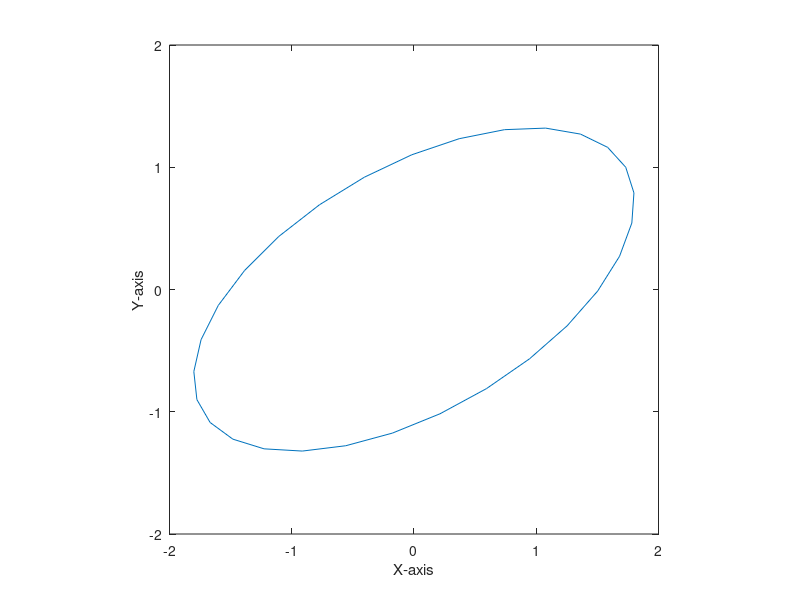

Write the MATLAB code that produced this figure.
% ellipsoid parameters
a=2;
b=1;
plotlim = max([a b]);
xmax=plotlim; ymax=plotlim;

% spin axis
theta0 = pi/6;

% angular coordinates on surface of ellipsoid
v = transpose(linspace(0, 2*pi, 30));

% construct unit vector in direction of (u,v)
nx = cos(transpose(v));
ny = sin(transpose(v));

% standard ellipse 
x = a*nx;
y = b*ny;

psi(1)=pi/6;

for ii=1:1

  % euler-angle rotation matrix (CW passive rotation = CCW active rotation)
  R = [cos(-psi(ii)) sin(-psi(ii)); ...
      -sin(-psi(ii)) cos(-psi(ii))];
  
  xp = R(1,1)*x + R(1,2)*y;
  yp = R(2,1)*x + R(2,2)*y;

  % make plots
  figure(1)
  plot(xp,yp)
  axis equal
  axis([-xmax xmax -ymax ymax])
  xlabel('X-axis')
  ylabel('Y-axis')
 
end

return
